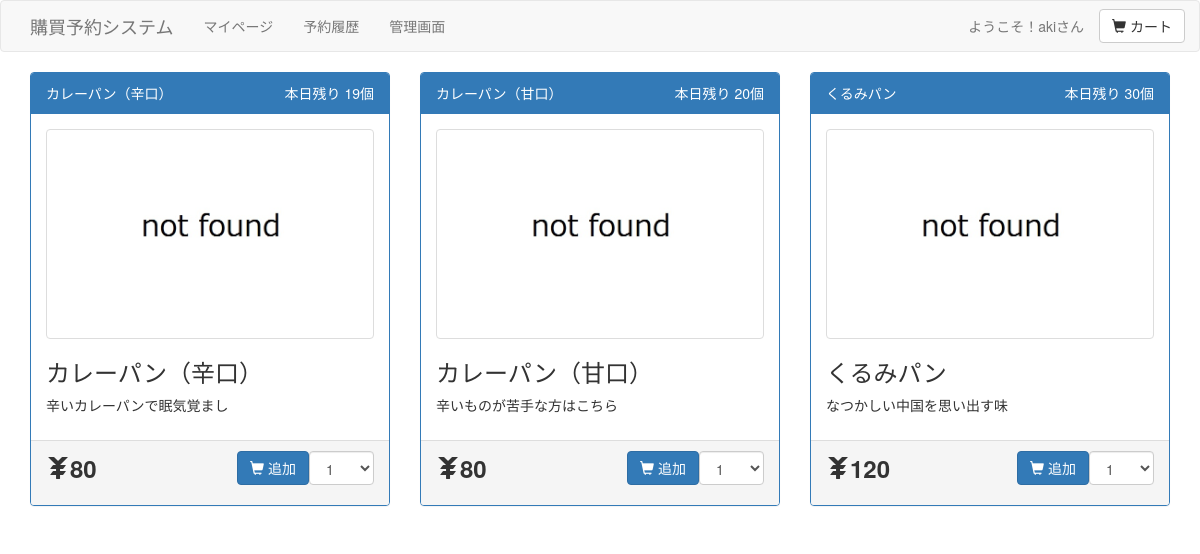
Page /mypage/products_list.php?cat=1 (signed in) on the committed database.
### tables this page shows
CREATE TABLE IF NOT EXISTS `products` (
  `id` int(255) NOT NULL AUTO_INCREMENT,
  `name` varchar(255) NOT NULL,
  `value` int(255) NOT NULL,
  `dis_day` int(255) NOT NULL,
  `dis_value` int(255) NOT NULL,
  `day_limit` int(255) NOT NULL,
  `status` int(255) NOT NULL,
  `category` int(255) NOT NULL,
  `comment` varchar(255) NOT NULL,
  PRIMARY KEY (`id`),
  KEY `id` (`id`)
);

### mypage/products_list.php (the view, shortened to what this page needs)
<?php
	require("../head.php");
	$cat = $_GET['cat'];
?>
<?php
	$result = mysqli_query($link,"SELECT * FROM `products` WHERE `category` = '$cat'");
	echo "<div class=\"container\">";
	echo "<div class=\"row\">";
	if (isset($result)){
	  while ($row = mysqli_fetch_assoc($result)){
			$name = $row['name'];
			$comment = $row['comment'];
			$id = $row['id'];
			$value = $row['value'];
			$img = "../imgs/".$row['id'].".jpg";
			if(!$get_contents = @file_get_contents($img)){
				$img = "../imgs/not_found.jpg";
		}
			ProductCard("$name","$comment","$id","$img","$value");
		}
	}else{
		echo "a";
	}
  echo "</div>";
	echo "</div>";
function DayLimit($product_id){
		require("../connect_db.php");
		$result = mysqli_query($link,"SELECT day_limit FROM `products` WHERE `id` = '$product_id'");
		$row = mysqli_fetch_assoc($result);
		$day_limit = $row['day_limit'];
		$today = date("Y-m-d");
		$result = mysqli_query($link,"SELECT * FROM `yoyaku` WHERE `date` BETWEEN '$today 00:00:00' AND '$today 23:59:59' AND `product`= '$product_id'");
		$today_quantity = 0;
		while($row = mysqli_fetch_assoc($result)){
			$today_quantity = $today_quantity + $row['quantity'];
		}
		$remaining = $day_limit - $today_quantity;
		return $remaining;
}
function ProductCard($name,$comment,$id,$img,$value){
		$weekno = date('w');
		require("../connect_db.php");
		$result = mysqli_query($link,"SELECT id,name,value,dis_day,dis_value FROM products WHERE id = '$id'");
		$row = mysqli_fetch_array($result);
		if ($row[3] == $weekno) {
			$display = "</br><b>（本日".$row[4]."円引き！）</b>";
			$row[2] = $row[2]-$row[4];
			$value = "<font size=\"5\" color=\"#FF0000\">".$row[2]."</font>";
		} else {
			$display = "";
		};
		$daylimit = DayLimit($id);
	  echo <<<EOM
		<form action="cart.php" method="post">
		<div class="col-md-4">
	  <div class="panel panel-primary">
	  <div class="panel-heading"><div style="float:left;">$name</div><div style="text-align:right;">本日残り {$daylimit}個</div></div>
	  <div class="panel-body">
	    <div class="thumbnail">
	      <img src="$img">
	    </div>
	    <h3>$name</h3>
	    <p>{$comment}{$display}</p>
	  </div>
	  <div class="panel-footer">
			<div style="float:left;"><font size="5"><b><span class="glyphicon glyphicon-yen aria-hidden="true"></span>$value</b></font></div>
			<div class="pull-right">
			<select name="{$id}" class="form-control" style="width: 65px">
			<optgroup>
EOM;
			if(!$daylimit==0){
				if($daylimit<5){
					for($i=1; $i<=$daylimit; $i++){
						echo "<option value=\"".$i."\">".$i."</option>";
					}
				}else{
					for($i=1; $i<=5; $i++){
						echo "<option value=\"".$i."\">".$i."</option>";
					}
				}
				echo <<<EOM
				<optgroup>
				</select></div>
				<div style="text-align:right;">
				<button type="submit" name="add" value="{$id}" class="btn btn-primary"><span class="glyphicon glyphicon-shopping-cart" aria-hidden="true"></span> 追加</button></p></font>
				</div>
EOM;
			}
			echo <<<EOM
			</div>
		</div>
	  </div>
EOM;
	}
?>

### mypage/products_list.php (style rules this page uses)
img { max-height: 200px; }

### rows in the picture
products: name "カレーパン（辛口）", daylimit "19", comment "辛いカレーパンで眠気覚まし", value "80", id+day_limit "1"
products: name "カレーパン（甘口）", daylimit "20", comment "辛いものが苦手な方はこちら", value "80", id+day_limit "1"
products: name "くるみパン", daylimit "30", comment "なつかしい中国を思い出す味", value "120", id+day_limit "1"

### other values in the picture
$_SESSION['sid'] "aki"
